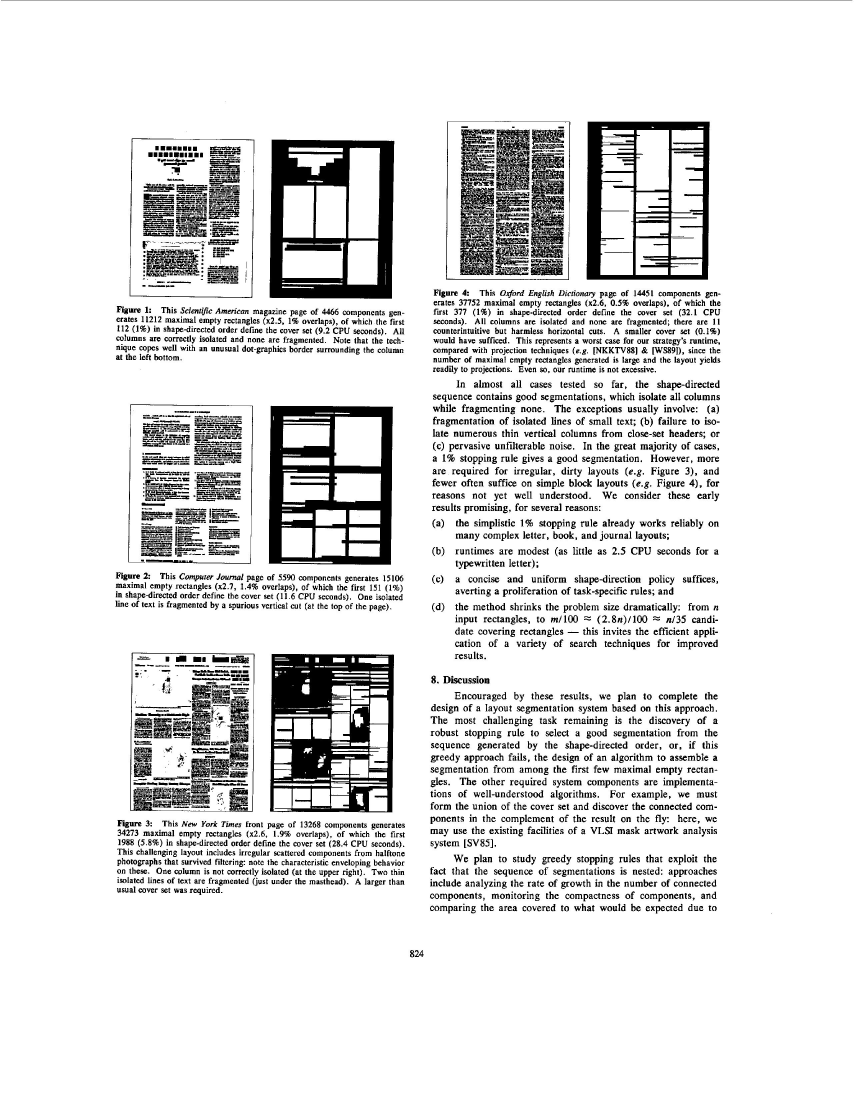
%> input picture testim/005.jpg, 2560 x 3308 px (shown at 1/3 size)
$ octave testScript.m   (GNU Octave 9; MATLAB toolbox functions it lacks are replaced by stand-ins)
%> lines starting %> are read from the running program, lines starting %| are printed output that depends on the picture; in (x1, y1, x2, y2) boxes, pixels count from 0 and x2, y2 are one past the last pixel; in counts of white or black regions, pixels touching at a corner belong together; the program's own positions count from 1
### whiteRectEnum/outlineConnectedComponents.m
function [ out, componentLocation  ] = outlineConnectedComponents( input_image )
% find connected components and returns:
% - image with filled boxes in place of all characters
% - vector with [xmin, xmax, ymin, ymax]
%
CC = bwconncomp(~input_image,4);
%> CC = 5492 connected components

componentLocation = zeros(CC.NumObjects,4);
out = ones(size(input_image));
for n = 1:CC.NumObjects
   [i,j] = ind2sub(size(input_image), CC.PixelIdxList{n});
   componentLocation(n,1) = min(j);
   componentLocation(n,2) = max(j);
   componentLocation(n,3) = min(i);
   componentLocation(n,4) = max(i);
   % for outlined rect
   out(min(i):max(i),[min(j),max(j)]) = 0;
   out([min(i),max(i)],min(j):max(j)) = 0;
   % for filled rect: out(min(i):max(i),min(j):max(j)) = 0;
end
%> this loop made 5492 passes
%> (i, j) on passes 20, 48: ([2632; 2633; 2632; 2634; 2633; 2632; 2634; 2633; 2635; 2634], [354; 354; 355; 354; 355; 356; 355; 356; 355; 356]), (981, 376)
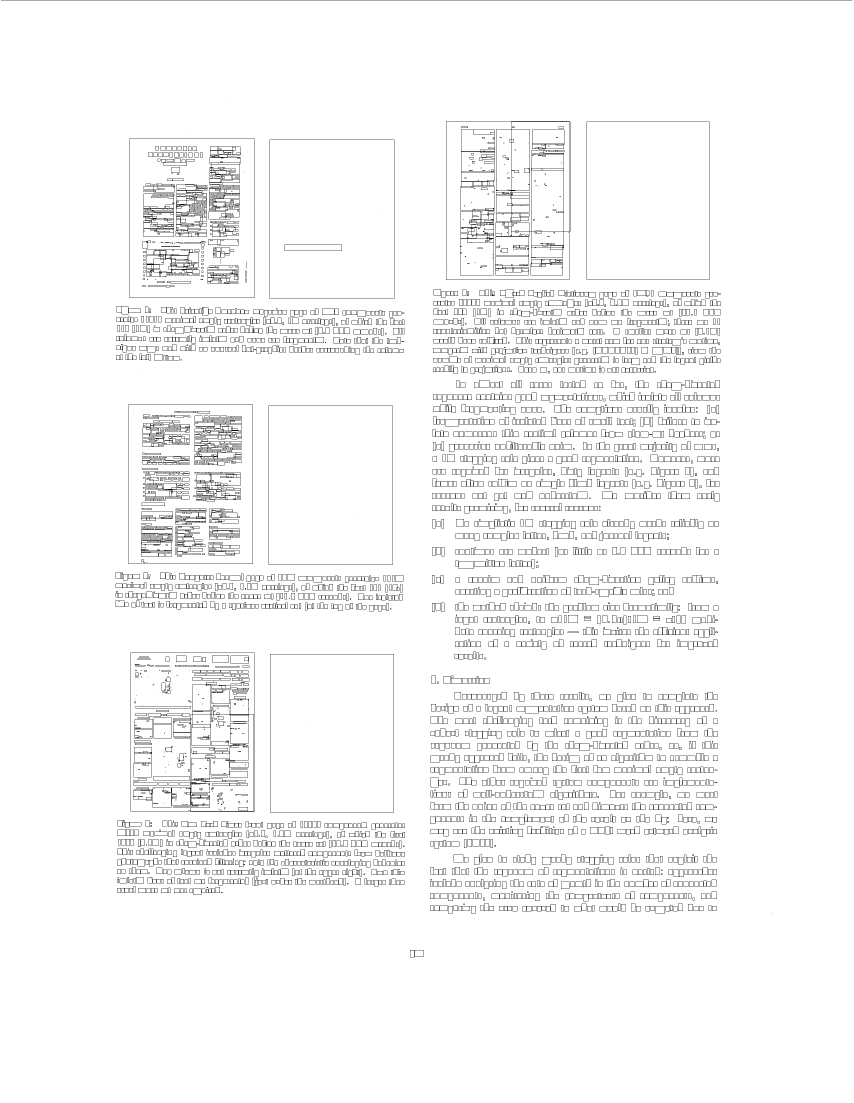
%> out: size 3308x2560 double (shown at 1/3 size); values 0 (black) and 1 (white), 96.8% white; black in thin lines or dots, all inside (x1, y1, x2, y2) = (3, 2, 2557, 2872)

imshow(out)
end

### whiteRectEnum/oCCReduce.m
%% Output
% [8 lines of commented-out code are left out]


function [reducedBoxTopLeft,...
          reducedBoxTop,...
          figmask,...
          boundingBox,...
          CCLoc,...
          downFactor] = oCCReduce( input_image )
% find connected components and returns:
% - image with filled boxes in place of all characters
% - vector with [xmin, xmax, ymin, ymax]
%

%% Constants
figAreaThresh = 0.001; %CC bigger than 0.1% of image is probably an image

%% First Dilate
% [12 lines of commented-out code are left out]
input_image_dilate = input_image;

%% Find rectangles
CC = bwconncomp(~input_image_dilate,4);
%> CC = 4232 connected components
CCLoc = zeros(CC.NumObjects,4);
boundingBox = ones(size(input_image_dilate));
figmask = zeros(size(input_image_dilate));
reducedBoxTopLeft = ones(size(input_image_dilate));
reducedBoxTop = ones(size(input_image_dilate));
for n = 1:CC.NumObjects
   [i,j] = ind2sub(size(input_image_dilate), CC.PixelIdxList{n});
   CCLoc(n,1) = min(j);% + ceil(dilatewidth/2); %undo dilation at edge
   CCLoc(n,2) = max(j);% - ceil(dilatewidth/2);
   CCLoc(n,3) = min(i);
   CCLoc(n,4) = max(i);
   % for boundingBox rect
   boundingBox(CCLoc(n,3):CCLoc(n,4),[CCLoc(n,1),CCLoc(n,2)]) = 0;
   boundingBox([CCLoc(n,3),CCLoc(n,4)],CCLoc(n,1):CCLoc(n,2)) = 0;
   % for filled rect: boundingBox(min(i):max(i),min(j):max(j)) = 0;
   if (CCLoc(n,2)-CCLoc(n,1))*(CCLoc(n,4)-CCLoc(n,3)) > ...
           figAreaThresh*(prod(size(input_image_dilate)))
       figmask(CCLoc(n,3):CCLoc(n,4),CCLoc(n,1):CCLoc(n,2)) = 1;
   end
   reducedBoxTopLeft(CCLoc(n,3),[CCLoc(n,1):CCLoc(n,2)]) = 0;
   reducedBoxTopLeft(CCLoc(n,3):CCLoc(n,4),CCLoc(n,1)) = 0;
   reducedBoxTop(CCLoc(n,3),[CCLoc(n,1):CCLoc(n,2)]) = 0;
end
%> this loop made 4232 passes
%> (i, j) on passes 20, 49: ([2632; 2633; 2632; 2634; 2632; 2635; 2633; 2635; 2634; 2635], [354; 354; 355; 354; 356; 354; 356; 355; 356; 356]), ([2547; 2548; 2547; 2549; 2547; 2549; 2548; 2549], [385; 385; 386; 385; 387; 386; 387; 387])
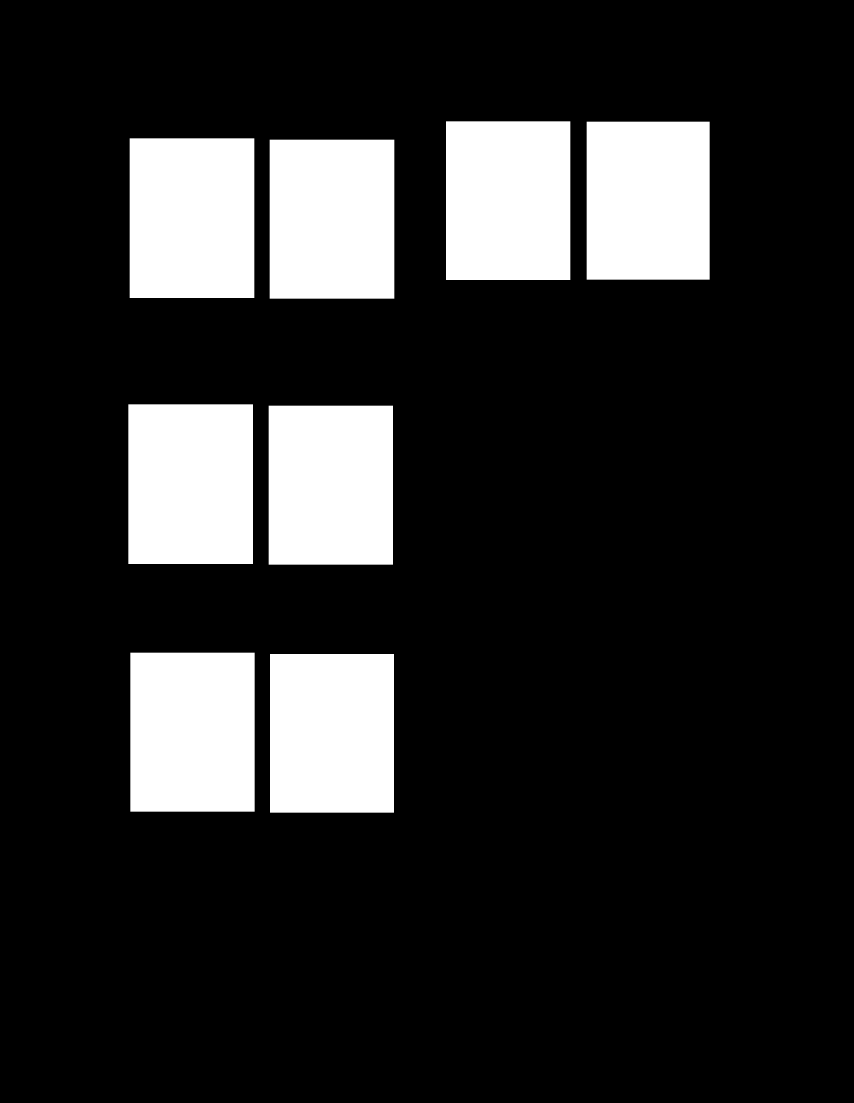
%> figmask: size 3308x2560 double (shown at 1/3 size); values 0 (black) and 1 (white), 16.8% white; 8 white regions, largest, box (x1, y1, x2, y2) and area: (389, 415, 763, 894) 179146, (385, 1213, 759, 1692) 179146, (809, 419, 1183, 896) 178398
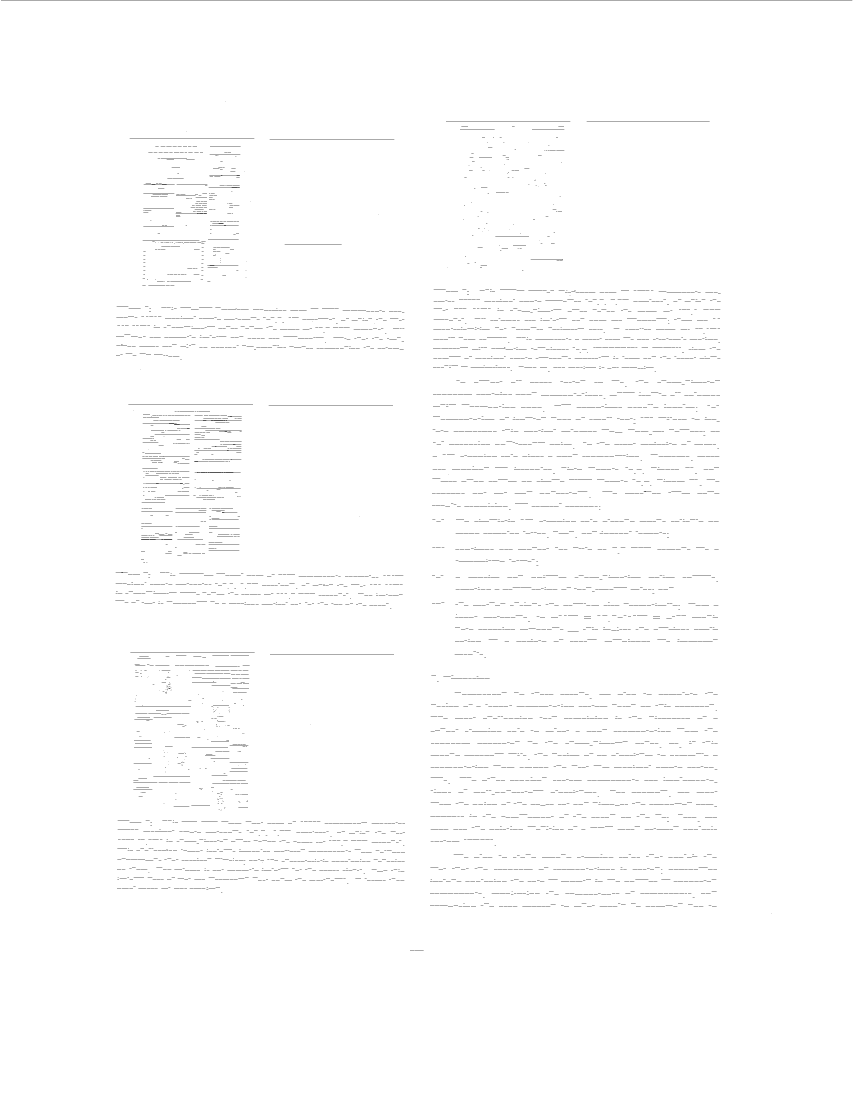
%> reducedBoxTop: size 3308x2560 double (shown at 1/3 size); values 0 (black) and 1 (white), 99.3% white; black in thin lines or dots, all inside (x1, y1, x2, y2) = (3, 2, 2557, 2851)


%% Downsample everything so that the largest dimension is around 800
downFactor = max(1,floor(max(size(input_image))/800));

imBig = ~imdilate(~reducedBoxTopLeft,ones(downFactor));
%> imBig: size 3308x2560 logical; 93.9% white; 1449 black regions (27 under 20 px), largest, box (x1, y1, x2, y2) and area: (2, 1, 2559, 5) 10228, (582, 1246, 727, 1398) 7665, (625, 438, 724, 660) 3565
reducedBoxTopLeft = imBig(1:downFactor:end,1:downFactor:end);
%> reducedBoxTopLeft: size 827x640 logical; 93.9% white; black in thin lines or dots, all inside (x1, y1, x2, y2) = (1, 1, 640, 719)

imBig = ~imdilate(~reducedBoxTop,ones(downFactor));
%> imBig: size 3308x2560 logical; 96.6% white; 2061 black regions (36 under 20 px), largest, box (x1, y1, x2, y2) and area: (2, 1, 2559, 5) 10228, (388, 414, 765, 418) 1508, (808, 418, 1185, 422) 1508
reducedBoxTop = imBig(1:downFactor:end,1:downFactor:end);
%> reducedBoxTop: size 827x640 logical; 96.6% white; black in thin lines or dots, all inside (x1, y1, x2, y2) = (1, 1, 640, 714)

imBig = ~imdilate(~boundingBox,ones(downFactor));
%> imBig: size 3308x2560 logical; 90.1% white; 1029 black regions (25 under 20 px), largest, box (x1, y1, x2, y2) and area: (582, 1246, 727, 1398) 12041, (2, 1, 2559, 5) 10228, (406, 2009, 750, 2143) 10013
boundingBox = imBig(1:downFactor:end,1:downFactor:end);
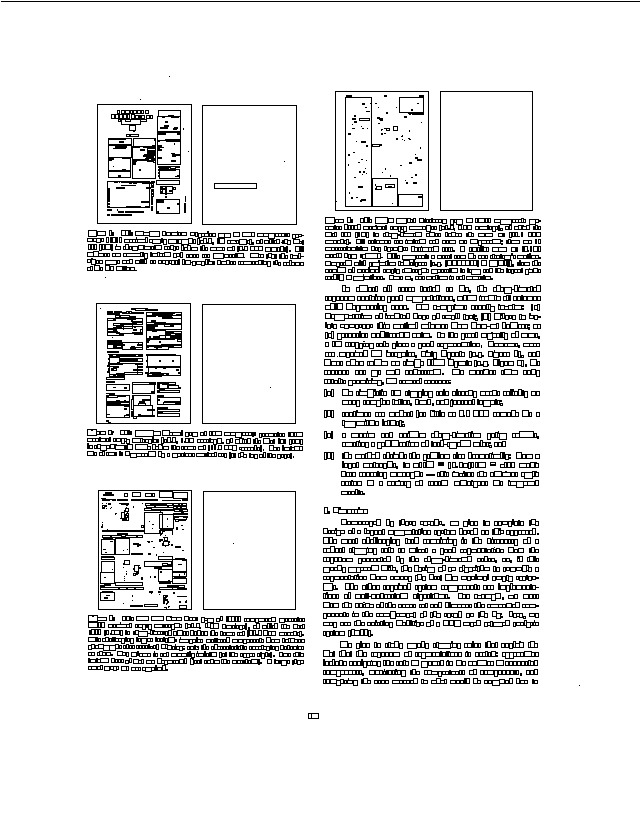
%> boundingBox: size 827x640 logical; 90% white; black in thin lines or dots, all inside (x1, y1, x2, y2) = (1, 1, 640, 719)

end

### whiteRectEnum/testScript.m
imInit = imread('../testim/005.jpg');

n = 1700;
% im = im2bw(imInit(1100:min(n,end),1100:min(n,end)),0.5);
im = im2bw(imInit);
[im, componentLocation] = outlineConnectedComponents(im);

[imTopLeft,imTop,mask,boundingBox,CCLoc,downFactor] = oCCReduce(im);
%> downFactor = 4
imReduced = ~imTopLeft;

%% Run those 2 lines if not done yet. If multiple time no worries
%> (the run ends here)

$ run again, with testim/001.jpg copied over testim/005.jpg
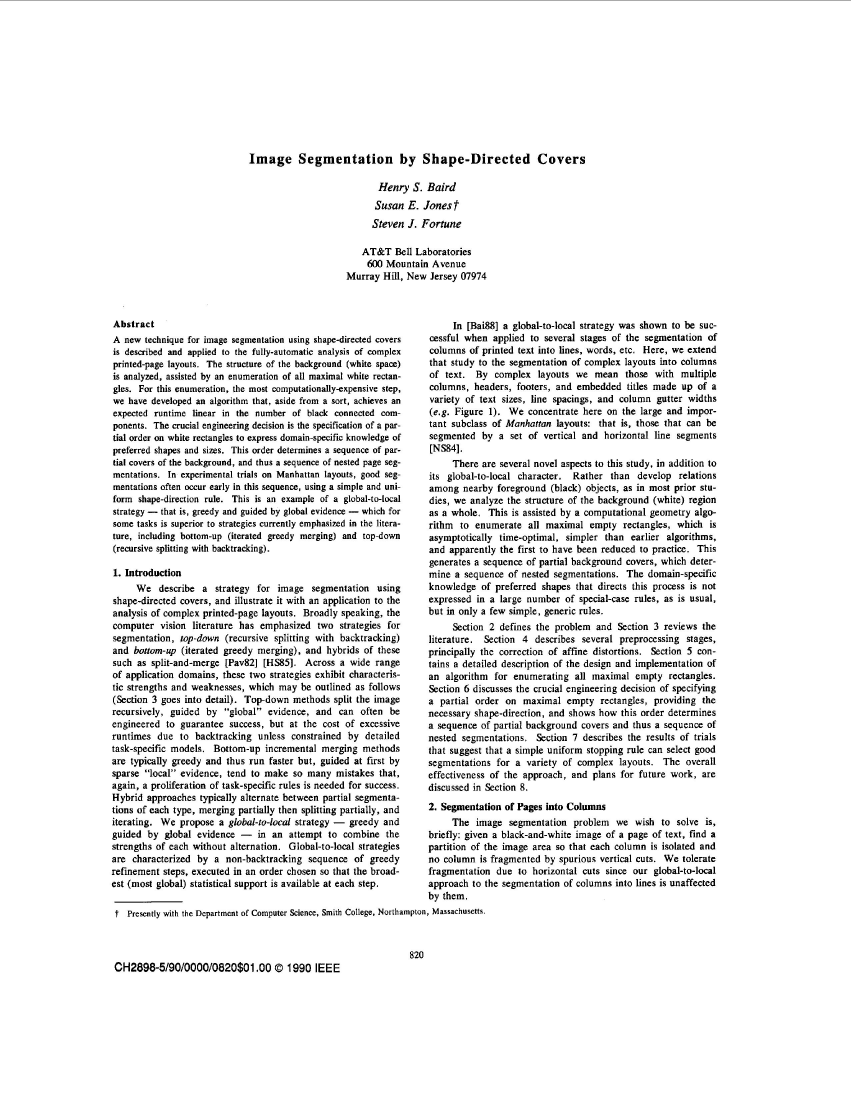
%> input picture testim/001.jpg, 2553 x 3304 px (shown at 1/3 size)
%> im: size 3304x2553 logical; 93.2% white; 5082 black regions (374 under 20 px), largest, box (x1, y1, x2, y2) and area: (0, 0, 2553, 1) 2553, (343, 2704, 548, 2708) 613, (1102, 779, 1147, 802) 541
%> in outlineConnectedComponents, `CC = bwconncomp(~input_image,4);`: CC = 5146 connected components
%> after the loop in outlineConnectedComponents, `for n = 1:CC.NumObjects`:
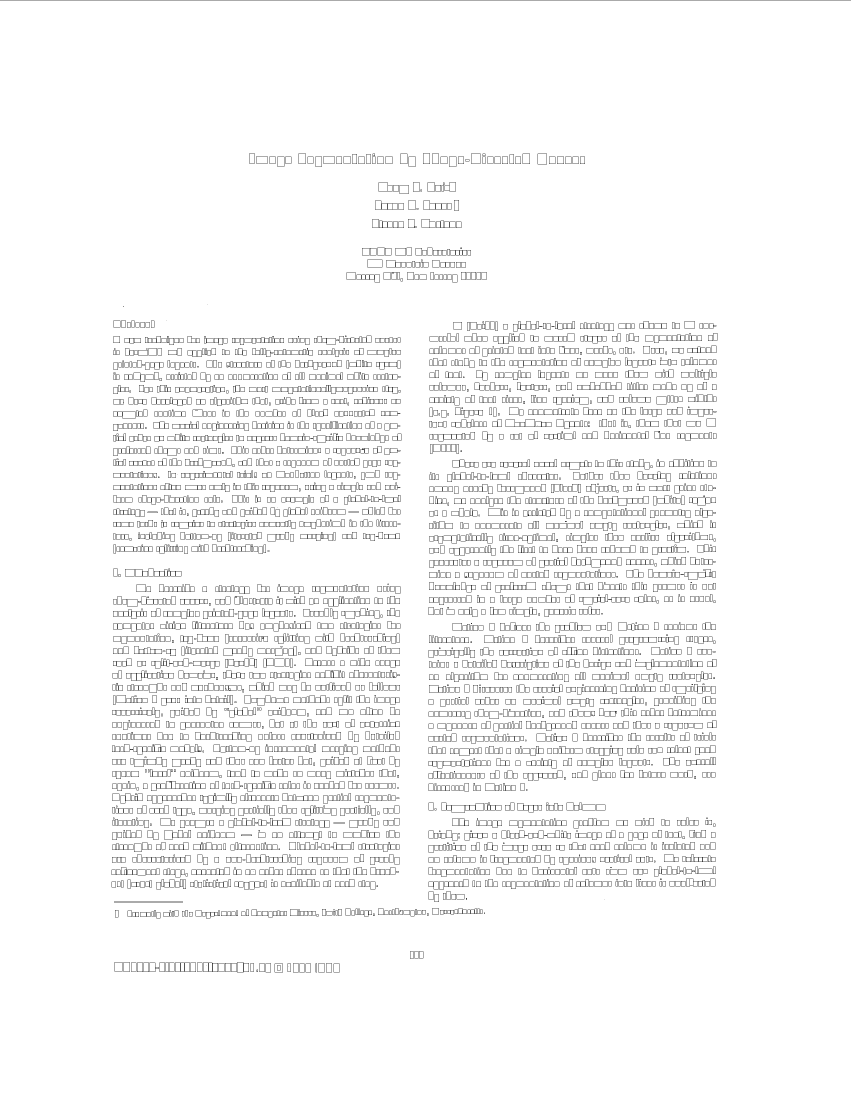
%> out: size 3304x2553 double (shown at 1/3 size); values 0 (black) and 1 (white), 96.8% white; black in thin lines or dots, all inside (x1, y1, x2, y2) = (0, 0, 2553, 2918)
%> in oCCReduce, `CC = bwconncomp(~input_image_dilate,4);`: CC = 4772 connected components
%> the loop in oCCReduce, `for n = 1:CC.NumObjects` made 4772 passes
%> j on pass 48: [343; 343; 344; 343; 345; 343; 346; 344; 346; 345; 346; 346]
%> in oCCReduce, `boundingBox = imBig(1:downFactor:end,1:downFactor:end);`:
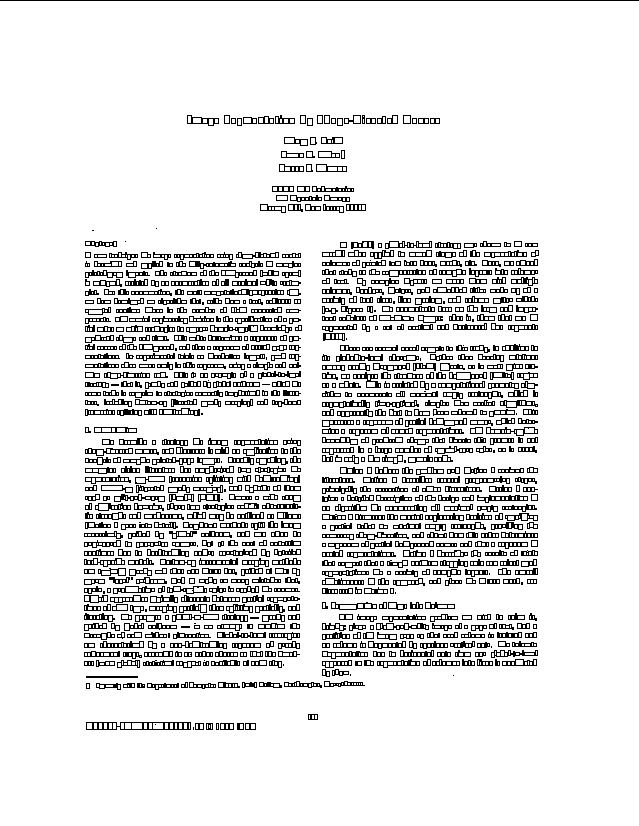
%> boundingBox: size 826x639 logical; 88.6% white; black in thin lines or dots, all inside (x1, y1, x2, y2) = (0, 0, 639, 730)
%> `[imTopLeft,imTop,mask,boundingBox,CCLoc,downFactor] = oCCReduce(im);`: downFactor = 4
